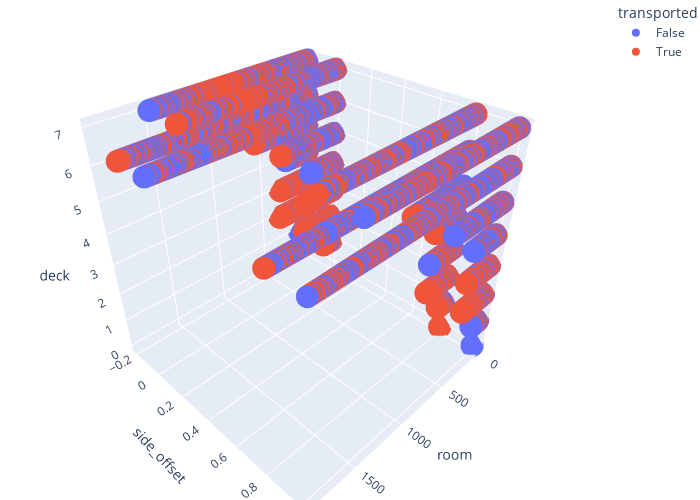

Notebook cell for this chart:
### Code cell
fig = px.scatter_3d(data_frame=df, x='room', y='side_offset', z='deck', color='transported')
fig.update_layout(width=700, height=500)
fig.update_layout(margin={"r":0,"t":0,"l":10,"b":0})

### Figure 1 — Plotly figure (JSON) as saved in the notebook; plotly's stock layout.template omitted (floating-point values rounded to 4 significant figures; data arrays with more than 128 entries replaced by an {"elided": "..."} marker saying what was removed)
{"data": [{"hovertemplate": "transported=False<br>room=%{x}<br>side_offset=%{y}<br>deck=%{z}<extra></extra>", "legendgroup": "False", "marker": {"color": "#636efa", "symbol": "circle"}, "mode": "markers", "name": "False", "scene": "scene", "showlegend": true, "type": "scatter3d", "x": {"elided": "3925 int values"}, "y": {"elided": "3925 float values"}, "z": {"elided": "3925 int values"}}, {"hovertemplate": "transported=True<br>room=%{x}<br>side_offset=%{y}<br>deck=%{z}<extra></extra>", "legendgroup": "True", "marker": {"color": "#EF553B", "symbol": "circle"}, "mode": "markers", "name": "True", "scene": "scene", "showlegend": true, "type": "scatter3d", "x": {"elided": "3979 int values"}, "y": {"elided": "3979 float values"}, "z": {"elided": "3979 int values"}}], "layout": {"height": 500, "legend": {"title": {"text": "transported"}, "tracegroupgap": 0}, "margin": {"b": 0, "l": 10, "r": 0, "t": 0}, "scene": {"domain": {"x": [0, 1], "y": [0, 1]}, "xaxis": {"title": {"text": "room"}}, "yaxis": {"title": {"text": "side_offset"}}, "zaxis": {"title": {"text": "deck"}}}, "width": 700}}
